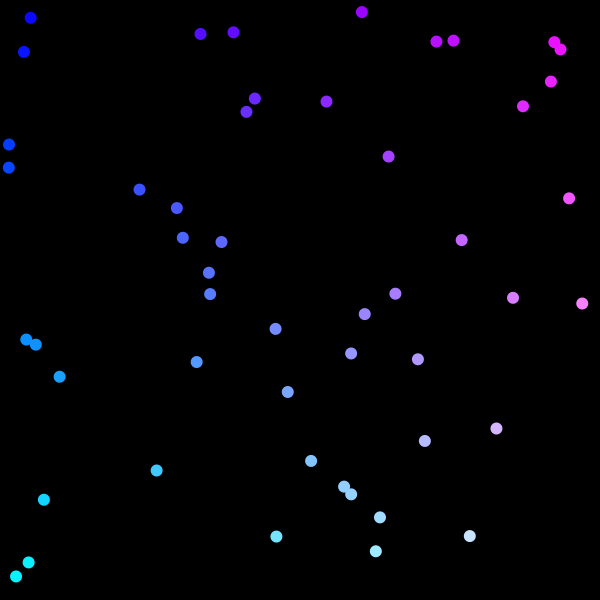
Frame 1 (no input)
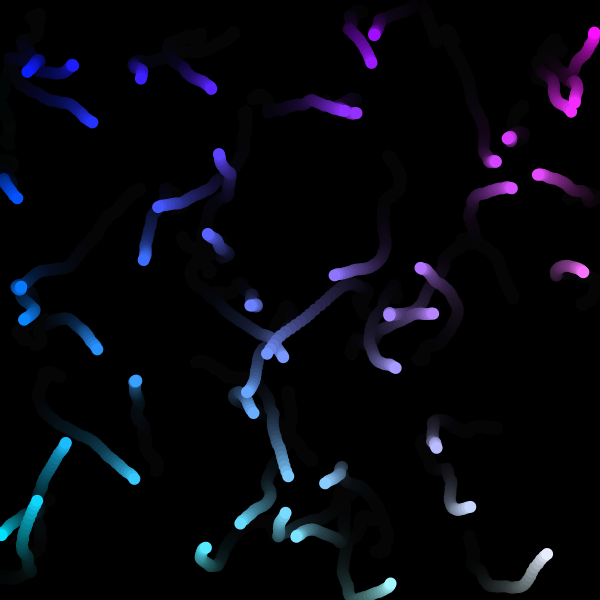
Frame 60 (the mouse pressed at the canvas centre just before this capture)
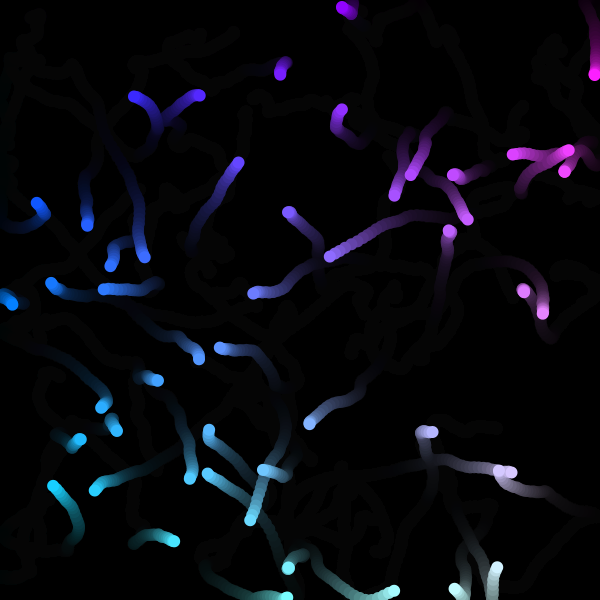
Frame 120 (the mouse held since frame 60 and released just before this capture)

The Processing sketch that drew these frames (run headless with seeded random() and noise(); from frame 60 on, the mouse is pressed at the canvas centre):

// Processing sketch: Particle
// ── Particle.pde
// Particle - Processing

float getRandomNumber(float min, float max) {
    return random(min, max);
}

class Dot {
    float x = 0.0;
    float y = 0.0;
    float vx = 0.0;
    float vy = 0.0;
    float w = 0.0;
    float h = 0.0;

    Dot(float w, float h) {
        this.w = w;
        this.h = h;
    }

    void update() {
        this.vx = this.vx + getRandomNumber(0.0, 2.0) - 1.0;
        this.vx = this.vx * 0.96;
        this.vy = this.vy + getRandomNumber(0.0, 2.0) - 1.0;
        this.vy = this.vy * 0.96;

        this.x = this.x + this.vx;
        this.y = this.y + this.vy;

        if (this.x > this.w) { this.x = this.w; this.vx = this.vx * - 1.0; }
        if (this.x < 0) { this.x = 0; this.vx = this.vx * - 1.0; }
        if (this.y > this.h) { this.y = this.h; this.vy = this.vy * - 1.0; }
        if (this.y < 0) { this.y = 0; this.vy = this.vy * - 1.0; }
    }
}

final int totalDots = 50;
ArrayList<Dot> dots = new ArrayList<Dot>();
float diameter = 12.0;

void setup() {
    size(600, 600);
    fill(255, 0, 0, 255);
    noStroke();
    for(int i = 0; i < totalDots; i++){
        Dot d = new Dot(width, height);
        d.x = random(width);
        d.y = random(height);
        d.vx = random(getRandomNumber(0.0, 2.0) - 1.0);
        d.vx = random(getRandomNumber(0.0, 2.0) - 1.0);
        dots.add(d);
    }

    background(0);
}

void draw() {
    fill(0, 0, 0, 25);
    rect(0, 0, width, height);

    float r = 255;
    float g = 255;
    float b = 255;

    for(Dot dot : dots) {
        r = dot.x / width * 255;
        g = dot.y / height * 255;
        fill(r, g, b, 255);
        dot.update();
        ellipse(dot.x, dot.y, diameter, diameter);
    }
}
